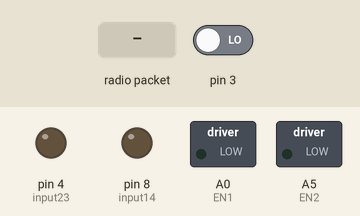
Bench run of a sketch on a simulated Arduino Uno, built with avr-gcc and run on an emulated ATmega328P. On the bench: switched loads named in the sketch (green lamp = pin HIGH), output pins drawn as LEDs (lit = HIGH). Inputs (shaded band) come from the test bench; at power-on: pin 3 LOW. No radio packets arrive unless stated; pins used as bus, display or sensor lines are not drawn; what the sketch prints to the serial monitor is not drawn.

Above: at 1.3 s.
1.4 s: radio packet "1" arrives
At 1.9 s:
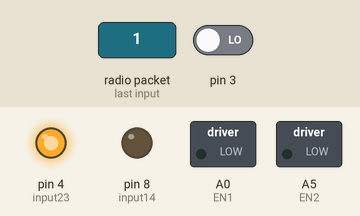
Timing chart, 0 to 4.4 s (numbered marks = the images above; inputs shaded):
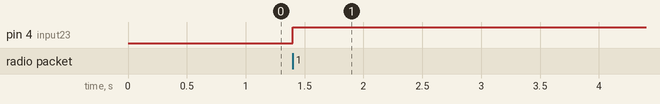

Measured:
- after the input at 1.4 s, pin 4 (input23): LOW → HIGH at once

The sketch:

RSAProjectPeripheral.ino
```cpp
//Robot Sensors/Actuators Final Project
//James Kaluna, Shayan Sadiq, Andrew Palacio
//Arduino code for the peripheral Arduino

/*
  This code must accomplish the following:
  -Receive the potentiometer signals from the controller and use it to create bytes for left/right motor speed
  -Output motor speed data to H-bridge for DC motor contro
  -Receive inputs from the encoder and calculate velocity and distance.
  -Send the velocity readings back to the controller
*/

// include libraries for RF transceiver
#include <SPI.h>
#include <RH_RF69.h>

// initialize RF transceiver:
#define RFM69_INT 2
#define RFM69_CS 10
#define RFM69_RST 9
RH_RF69 rf69(RFM69_CS, RFM69_INT); //creates transceiver object

// create global variables for use in ISR that will calculate motor velocity/distance travelled
volatile long counter = 0;     //will track the relative position of encoder A
const float radius = 3.5;   //radius of wheel in cm
volatile float deltaT;         //time elapsed between every half cycle
volatile float startTime = 0;  //time in which cycle begins
volatile float omega;          //angular velocity in rad/s
volatile float velocity = 0;   //velocity in cm/s
volatile float distance = 0;   //distance travelled in m

// pins for H Bridge (input 14 powers input 1 and 4 pins, input 14 powers input 2 and 3 pins, EN1 is enable 1 for left motor and EN2 is enable 2 for right motor)
const int input14 = 8;
const int input23 = 4;
const char EN1 = A0;
const char EN2 = A5;

void setup() {
  // initialize Serial Monitor
  Serial.begin(9600);

  //attach ISR to digital pin 3, triggered when encoder signal changes from HIGH to LOW or vice versa
  attachInterrupt(1, encoderChange, CHANGE);

  // initialize H-bridge output pins
  pinMode(input14, OUTPUT);  //controls motor direction
  pinMode(input23, OUTPUT);  //controls motor direction
  pinMode(EN1, OUTPUT);  //pwm signal that controls left motor speed
  pinMode(EN2, OUTPUT);  //pwm signal that controls right motor speed

  // initialize and manually reset RF transceiver
  pinMode(RFM69_RST, OUTPUT);
  digitalWrite(RFM69_RST, LOW);
  delay(100);
  digitalWrite(RFM69_RST, HIGH);
  delay(10);
  digitalWrite(RFM69_RST, LOW);
  delay(10);
  // display message if RF transceiver initialization was successeful or not
  if (!rf69.init()) {
    Serial.println("RFM69 radio RX init failed");
  }
  else {
    Serial.println("The initialization was successful");
  }
  if (!rf69.setFrequency(915)) {
    Serial.println("setFrequency failed");
  }

  //set RF power
  rf69.setTxPower(20, true);
}

void loop() {
  // initialize variables for controlling motor speed
  int left = 0; //left motor modifier (0 is center of joystick, 128 is furthest left)
  int right = 0; //right motor modifier (0 is center of joystick, 128 is furthest right)
  int FB = 0; //forward/back speed (-255 to 255)
  int enableSignalOne; //signal output to EN1 pin
  int enableSignalTwo; //signal output to EN2 pin
  unsigned long startTime = micros();
  // while loop to wait for transmission from controller Arduino
  while (1) {
    // series of if statements for when peripheral receives message from Arduino
    if (rf69.available()) {
      uint8_t buf[RH_RF69_MAX_MESSAGE_LEN];
      uint8_t len = sizeof(buf);
      if (rf69.recv(buf, &len)) {
        // read message from controller and store in variables
        buf[len] = 0;
        left = buf[0];
        right = buf[1];
        FB = buf[2];

        // if F/B signal is positive, power input pins to move motors forward
        if (FB > 0) {
          digitalWrite(input14, HIGH);
          digitalWrite(input23, LOW);
        }

        // if F/B signal is negative, power input pins to move motors backward
        if (FB <= 0) {
          digitalWrite(input14, LOW);
          digitalWrite(input23, HIGH);
        }

        // enable signal is equal to forward/back amplitude - left/right modifier (higher modifier means more turning in that direction, so we want motor to go slower)
        enableSignalOne = abs(FB) - left;
        enableSignalTwo = abs(FB) - right;
        //send enable signal to respective enable piuns
        analogWrite(EN1, enableSignalOne);
        analogWrite(EN2, enableSignalTwo);

        // once message is received, break from while loop
        break;
      }
    }
  }
  // if car is not moving for 250 milliseconds, reset velocity to 0 cm/s.
  if (abs(micros() - startTime) > 250000) {
    velocity = 0;
  }

  // transmit velocity and distance data to controller Arduino continuously for 10 milliseconds
  while (micros() - startTime < 10000) {
    char radiopacket[2] = {velocity, distance};
    rf69.send((uint8_t *)radiopacket, sizeof(radiopacket));
    rf69.waitPacketSent();
  };


}

//ISR that detects change in encoder signal and calculates velocity and distance
void encoderChange() {
  // calculate change in time since last ISR activation
  deltaT = micros() - startTime;
  startTime = micros();

  // calculate angular velocity, then convert to linear velocity
  omega = 3.14159 / 120 / (deltaT / 1000000);
  velocity = omega * radius;

  // if a full cycle has completed, increase counter variable
  if (digitalRead(3) == HIGH) {
    counter++;
  }
  distance = counter * 3.14 * (radius / 100) / 240;  //calculates distance the car has travelled
}
```
